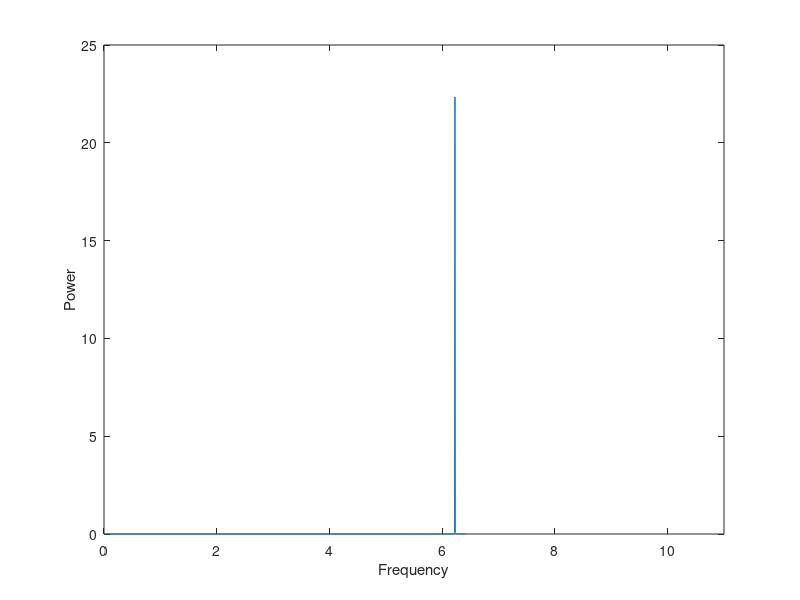

The MATLAB source for this figure:
function PowerSpectrumPeaks1

% Take FFT of a cosine wave with frequency omega and amplitude amp

nterms = 4;
omega = rand(1,nterms)*10;
amp = 5+rand(1,nterms);

% set the time array
T = 1000;
nt = 2^11;
dt = T/nt;

t=((1:nt)-1)*dt;

% Create f as sum of cosines over the time domain
f=zeros(1,nt);
for i = 1:nterms
% ****** complete this to add up the nterms cosine functions with omega and amp above
 f = f + amp(i)*cos(omega(1)*t);
end

% Take FFT
F = fft(f);

% get coefficients
a = 2*real(F(1:nt/2))/nt; % form the coefficients
a(1) = a(1)/2;
b = -2*imag(F(1:nt/2))/nt; % form the coefficients

% get power spectrum
power=sqrt(a.^2 + b.^2);

% get the corresponding frequencies: note the 2*pi
w = ((1:nt/2)-1)/T * 2*pi; 

% plot
plot(w, power);
xlim([0 11]);
xlabel('Frequency')
ylabel('Power')

% Find Peaks 
% ******** Add Code Here *******

end